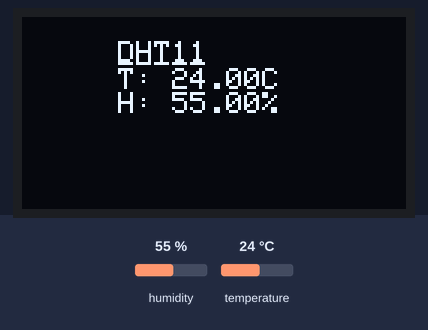
Bench run of a sketch on a simulated ESP32-C3. Shown: 128×64 one-colour display. The inputs (shaded band) are chosen by the test bench; at power-on: humidity 55 %, temperature 24 °C. The display library's start-up logo is not drawn.

Above: at 4.7 s.
4.8 s: humidity set to 22 %
At 7.0 s:
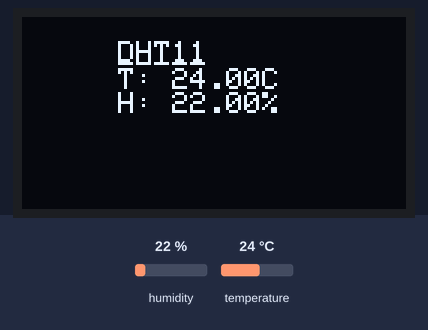
8.5 s: temperature set to 12 °C
At 9.5 s:
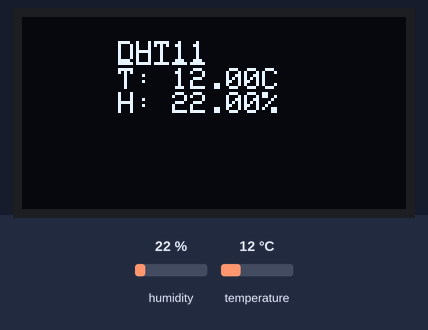
12.2 s: humidity set to 40 %
At 15.5 s:
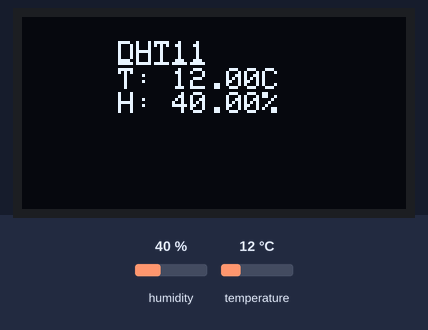
15.9 s: temperature set to 19 °C
Timing chart, 0 to 18.9 s (numbered marks = the images above; inputs shaded):
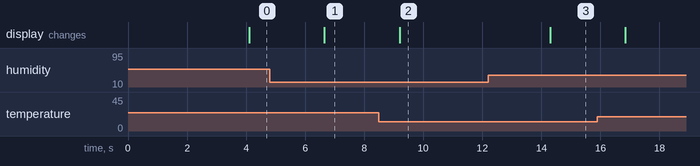

Measured:
- after the input at 4.8 s, the display: changes after 1.9 s (image 1)
- after the input at 8.5 s, the display: changes after 0.70 s (image 2)
- after the input at 12.2 s, the display: changes after 2.1 s (image 3)

The sketch:

DHT11_C3-Mini_0.66-OLED.ino
```cpp
#include "DHT.h" // DHT Library
#include <Wire.h>
#include <Adafruit_GFX.h>
#include <Adafruit_SSD1306.h>

const int OLED_RESET = 7;
Adafruit_SSD1306 display(OLED_RESET);

// Pin to which the DHT11 sensor is connected.
// If using the DHT11 Shield, it's digital Pin D4.
const int DHTPIN = 6;

// Specify the type of DHT sensor being used.
#define DHTTYPE DHT11

// Initialize the sensor with the pin and type.
DHT dht(DHTPIN, DHTTYPE);

void setup() {
  Serial.begin(9600); // Begin serial communication at 9600 Baud.
  Wire.begin(8, 10);

  display.begin(SSD1306_SWITCHCAPVCC, 0x3C);
  display.display();
  delay(2000);
  display.clearDisplay();
  dht.begin(); // Start DHT communication.
}

void loop() {
  // The DHT11 sensor provides a new reading every 2 seconds,
  // so there's no need to constantly loop in the program.
  delay(2000);

  // Read humidity value.
  double humidity = dht.readHumidity();
  // Read temperature in Celsius.
  double temperatureC = dht.readTemperature();
  // Read temperature in Fahrenheit.
  // The boolean parameter controls whether
  // the temperature is displayed in Fahrenheit or Celsius.
  double temperatureF = dht.readTemperature(true);

  // Check if the values were read successfully.
  if (isnan(humidity) || isnan(temperatureC) || isnan(temperatureF)) {
    Serial.println("Error reading data.");
    return;
  }

  display.clearDisplay();
  display.setTextSize(1);
  display.setTextColor(WHITE);

  display.setCursor(32, 8);
  display.println("DHT11");

  display.setCursor(32, 9);
  display.println("_____");

  display.setCursor(32, 17);
  String tempValue = String(temperatureC);
  display.println("T: " + tempValue + "C");

  display.setCursor(32, 25);
  String humValue = String(humidity);
  display.println("H: " + humValue + "%");

  display.display();
  delay(500);
}
```
